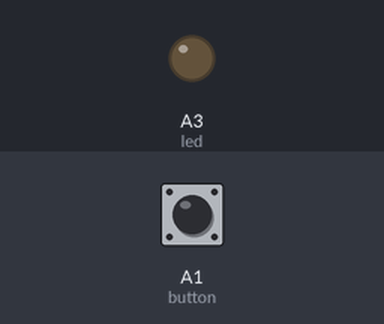
A program run on a simulated CircuitPython board. Shown: output pins drawn as LEDs (lit = HIGH). Dashed ring = blinking. The inputs (shaded band) are chosen by the test bench; at power-on: A1 (button) HIGH.

Above: at 1.2 s.
1.3 s: A1 (button) pulled LOW for 0.15 s
At 1.9 s:
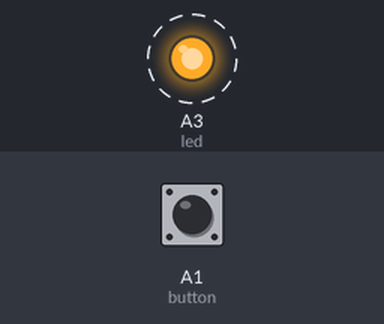
Timing chart, 0 to 10.4 s (numbered marks = the images above; inputs shaded):
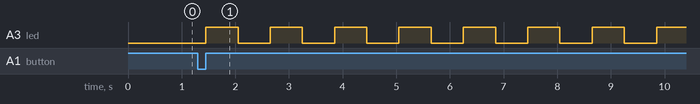

The program:

07-buttonledblinking-MODE-012-longpress.py
```python
# import modules and libraries

import board
import time
from digitalio import DigitalInOut, Direction, Pull

# declare objects and variables
led = DigitalInOut(board.A3)
led.direction = Direction.OUTPUT
ledMode = 0

button = DigitalInOut(board.A1)
button.direction = Direction.INPUT
button.pull = Pull.UP
buttonPre = True
buttonPressTime = 0

blinkInterval = 0.25
blinkTime = time.monotonic() + blinkInterval


# loop foerver
while True:
    # gather input
    # see if the button has changed
    if button.value != buttonPre:
        # reset the previous value
        buttonPre = button.value
        if not button.value:
            # mark time
            buttonPressTime = time.monotonic()
        else:
            if time.monotonic() >= buttonPressTime + 1:
                ledMode = 0
            else:
                ledMode += 1
                if ledMode > 2:
                    ledMode = 0

    # do output based on mode
    if ledMode == 1:
        blinkInterval = 0.6
        # check if it is time to change the led
        if time.monotonic() >= blinkTime:

            # toggle led value
            led.value = not led.value

            # increament
            blinkTime += blinkInterval

    elif ledMode == 2:
        blinkInterval = 0.2
        # check if it is time to change the led
        if time.monotonic() >= blinkTime:

            # toggle led value
            led.value = not led.value

            # increament
            blinkTime += blinkInterval

    else:
        led.value = False
        blinkTime = time.monotonic()
```

Measured:
- after the input at 1.3 s, A3 (led): alternates HIGH for 0.60 s and LOW for 0.60 s, starting after 0.15 s
